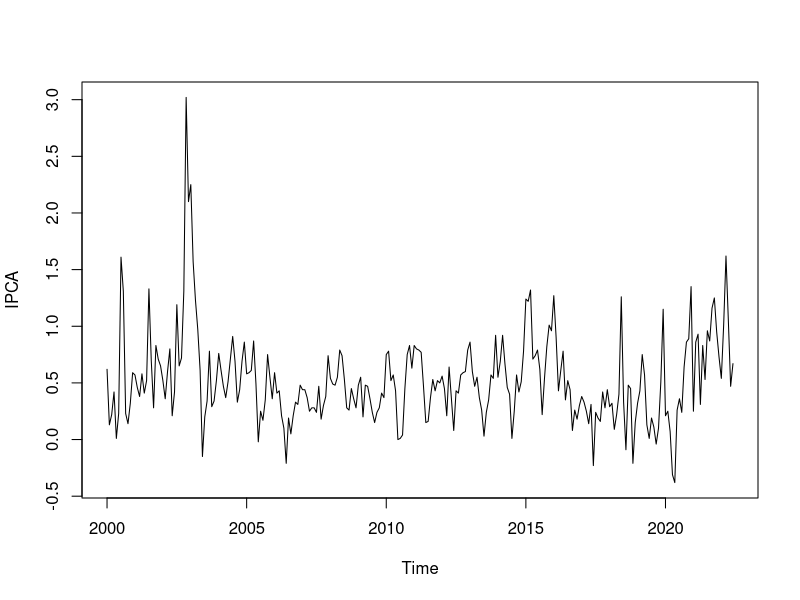
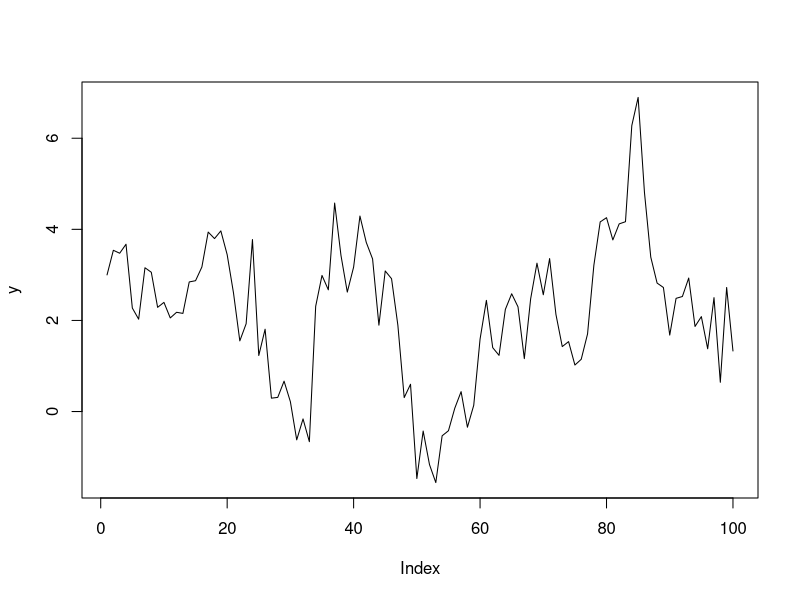
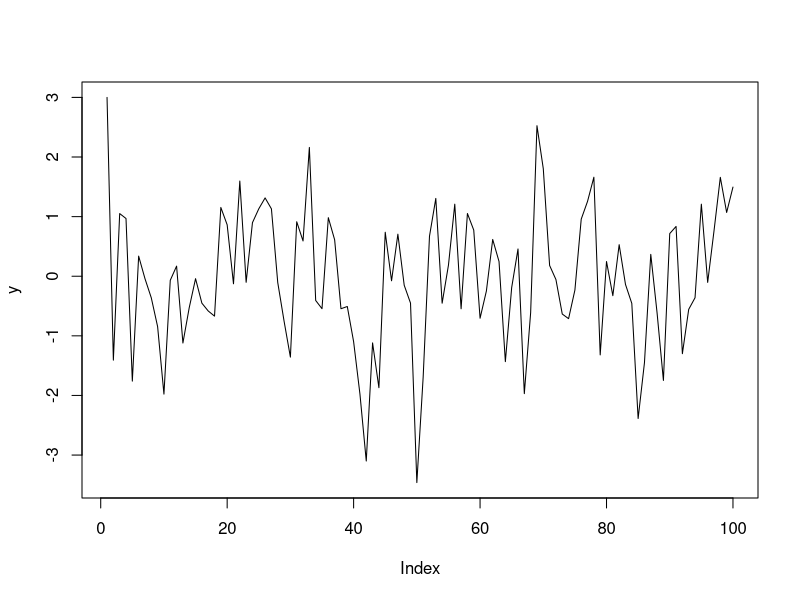
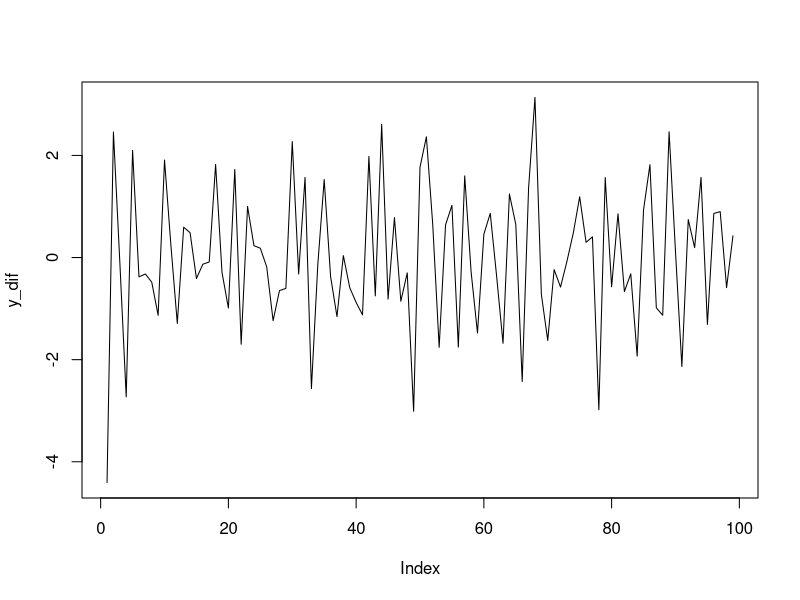
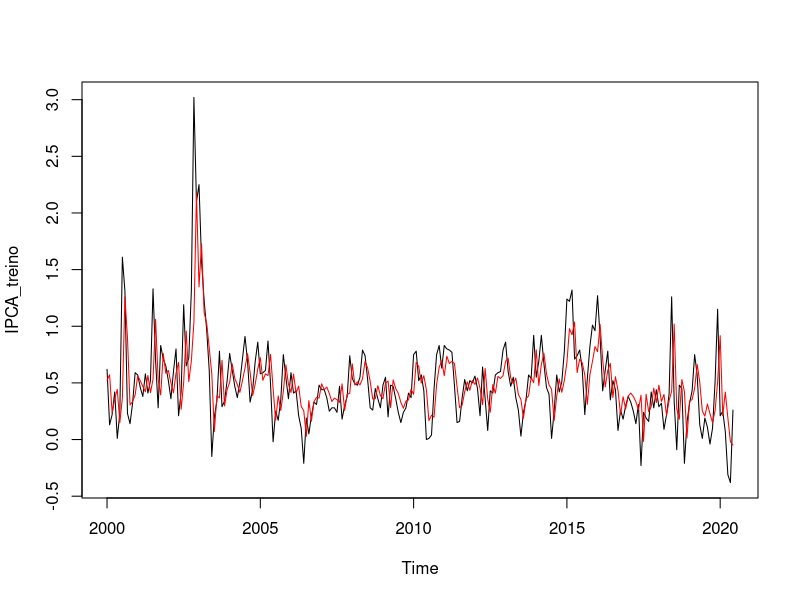
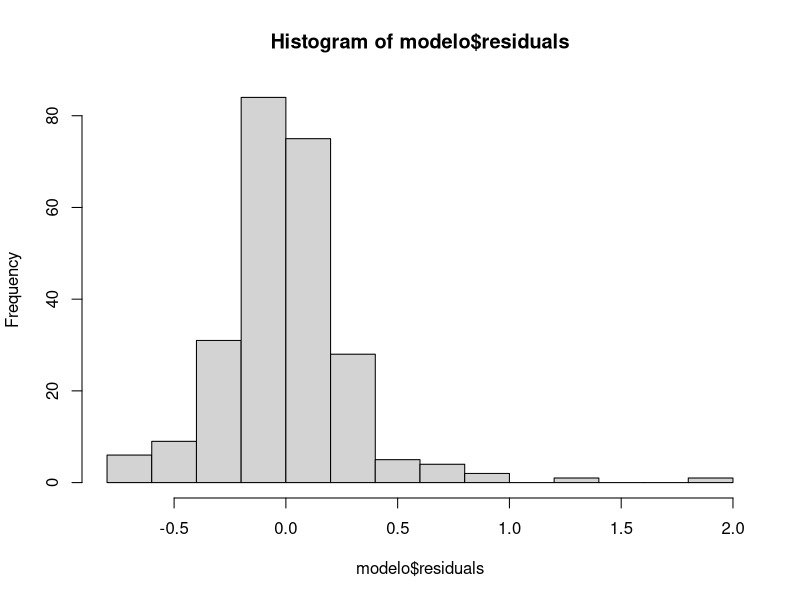
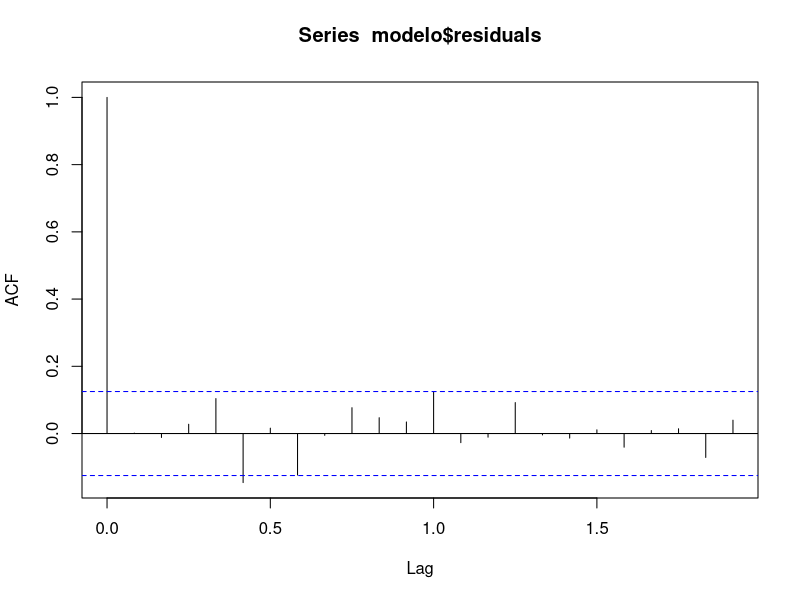
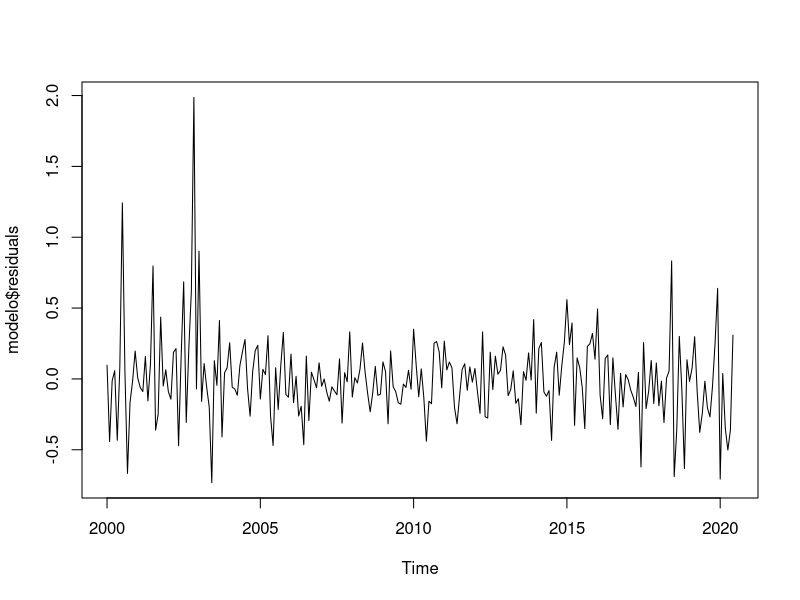

R code for these plots, in order:

#-----------------------------------------------------
#
# Modelos ARIMA
# Prof. Leandro Maciel
# e-mail: leandromaciel@usp.br
#
#-----------------------------------------------------

# Carregar pacotes:

library(readxl)
library(forecast)
library(urca)

# Dados IPCA:

setwd("C:/Users/Leandro/Desktop/Disciplinas FEA-USP/EAD 830 - IA e ML/Aula 5")
DadosAula5 <- read_excel("DadosAula5.xls")

IPCA <- ts(DadosAula5$IPCA,start = c(2000,1),frequency = 12) # formato time series

plot(IPCA)
summary(IPCA)

# ----------------------------------------------------

# Simular processo raiz unit�ria:

raiz = 1
y = 3
for(i in 2:100){
  y[i] = raiz*y[i-1] + rnorm(1,0,1)
}
plot(y,type="l")

raiz = 0.3
y = 3
for(i in 2:100){
  y[i] = raiz*y[i-1] + rnorm(1,0,1)
}
plot(y,type="l")

# ----------------------------------------------------

# Teste ADF:

testeADF <- ur.df(y,type = "none",lags = 20,selectlags = "BIC")
summary(testeADF)

summary(ur.df(IPCA,type = "none",lags = 20,selectlags = "BIC"))
summary(ur.df(IPCA,type = "drift",lags = 20,selectlags = "BIC"))
summary(ur.df(IPCA,type = "trend",lags = 20,selectlags = "BIC"))

# S�rie � estacion�ria, caso fosse necess�rio diferencia��o:

y_dif <- diff(y)
plot(y_dif,type="l")
testeADF_dif <- ur.df(y_dif,type = "none",lags = 20,selectlags = "BIC")
summary(testeADF_dif)

# ----------------------------------------------------


# Dividir amostra em treino e teste:

n <- 24 # n�mero de meses para teste (previs�o)

IPCA_treino <- ts(IPCA[1:(length(IPCA)-n)],start = c(2000,1),frequency = 12)
IPCA_teste <- ts(IPCA[(length(IPCA)-n+1):length(IPCA)],start = c(2020,7),frequency = 12)

# Estimar modelo ARIMA:

modelo = Arima(IPCA_treino,order = c(2,0,2))
summary(modelo)  

# Ajuste:

plot(IPCA_treino)
lines(modelo$fitted,col="red")

# Res�duos:

hist(modelo$residuals,nclass = 15)
acf(modelo$residuals)
plot(modelo$residuals)

# Previs�o um passo � frente:

modelo2 = Arima(IPCA_teste,model = modelo)

# Ajuste:

accuracy(modelo2)

# Plots:

plot(IPCA_teste,type = "l")
lines(modelo2[["fitted"]],col="blue")

# Previs�o v�rios passos:

previsoes <- forecast(modelo,h = n)

# Ajuste:

accuracy(previsoes,IPCA_teste)

plot(previsoes)
lines(IPCA_teste,col="red")

# modelagem autom�tica auto.arima:

modeloAUTO <- auto.arima(IPCA_treino)

summary(modeloAUTO)  

# Ajuste:

plot(IPCA_treino)
lines(modeloAUTO$fitted,col="red")

modeloAUTO2 = Arima(IPCA_teste,model = modeloAUTO)

accuracy(modeloAUTO2)

plot(IPCA_teste,type = "l")
lines(modeloAUTO2[["fitted"]],col="blue")

# Previs�o v�rios passos:

previsoesAUTO = forecast(modeloAUTO,h=n)

plot(previsoesAUTO)
lines(IPCA_teste,col="red")

# -------------------------------------------------------------